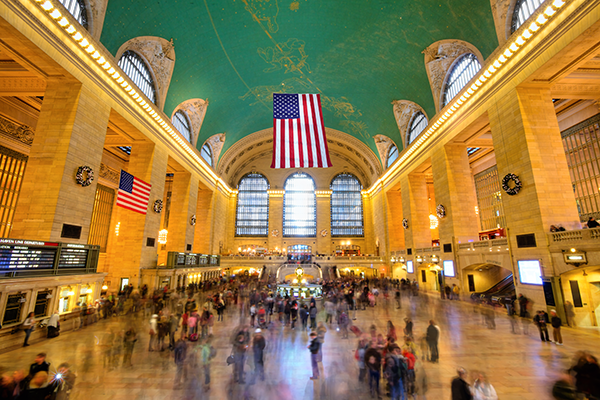
#> input picture image_descriptors/Local Feature Extractors/terminal.png, 600 x 400 px
$ python dense_keypoint_detector.py   (older library calls are emulated)
#> lines starting #> are read from the running program, lines starting #| are printed output that depends on the picture
# import the necessary packages
from __future__ import print_function
import numpy as np
import argparse
import cv2
import imutils
def dense(image, step, radius):
	# initialize our list of keypoints
	kps = []
	# loop over the height and with of the image, taking a `step`
	# in each direction
	for x in range(0, image.shape[1], step):
		for y in range(0, image.shape[0], step):
			# create a keypoint and add it to the keypoints list
			kps.append(cv2.KeyPoint(x, y, radius * 2))
	# return the dense keypoints
	return kps
#  construct the argument parser and parse the arguments
ap = argparse.ArgumentParser()
ap.add_argument("-s", "--step", type=int, default=28, help="step (in pixels) of the dense detector")
args = vars(ap.parse_args())
# load the image and convert it to grayscale
image = cv2.imread("terminal.png")
#> image is the input picture: shape (400, 600, 3); mean B, G, R 68.6, 120.6, 149.9
orig = image.copy()
gray = cv2.cvtColor(image, cv2.COLOR_BGR2GRAY)
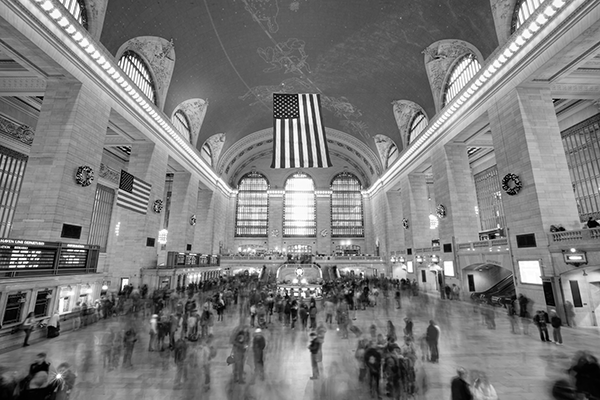
#> gray: shape (400, 600); min 0, max 255, mean 123.5
# initialize our keypoint list and radii tuple
kps = []
radii = (4, 8, 12)
# detect Dense keypoints in the image for OpenCV 2.4
if imutils.is_cv2():
#> (the run stopped early here; a loop or call above may not have finished)
